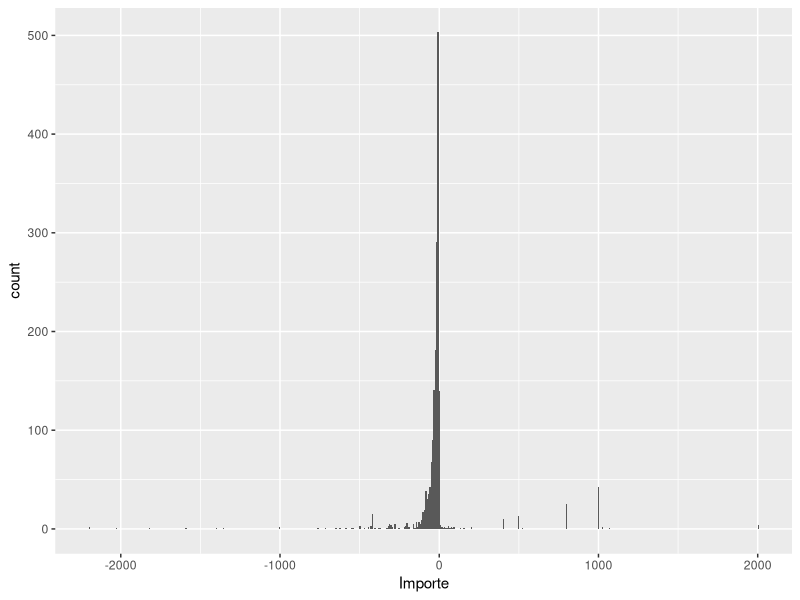
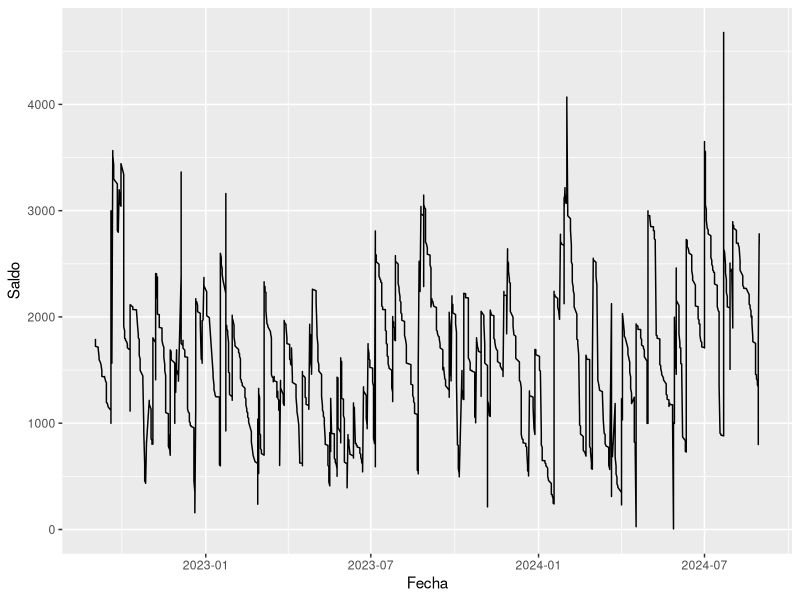

These figures' R source, in order:
library(tidyverse)
library(lubridate)
library(readxl)

# Movimientos 01SEP2022-31AGO2024 por fecha operación orden inverso
NewMovs <- read_excel("data/20220901_20240831.xlsx") 

NewMovs                                                     

#      # Comprobación de integridad del fichero por saldo
#      SaldoInicial <- first(NewMovs$Saldo)
#      SaldoFinal <- last(NewMovs$Saldo)
#      Cobros <- NewMovs %>% 
#        filter(Importe>0) %>% 
#        summarise(sum(Importe))
#      Pagos <-  NewMovs %>% 
#        filter(Importe<0) %>% 
#        summarise(sum(Importe)) 
#      
#      CheckSaldo <- SaldoInicial
#      -SaldoFinal
#      + Cobros
#      - Pagos
#      CheckSaldo == first(NewMovs$Saldo) # Debe ser TRUE
#      rm(SaldoInicial, SaldoFinal,Cobros, Pagos, CheckSaldo)

# Elimina columnas innecesarias, cambia nombres de columnas incómodos
CleanMovs <- NewMovs %>% select(-`Fecha Valor`,-`Divisa...5`,-`Divisa...7`)  
names(CleanMovs)[1] = "Fecha"
names(CleanMovs)[5] = "Codigo"

CleanMovs
rm(NewMovs)

# Convierte a tipo Date la columna Fecha,
# incluye NumOrden de movimientos del banco,
# añade la Descripcion del Codigo
# ordena por Fecha y NumOrden
ChangedMovs <- CleanMovs %>% 
  mutate(
    Fecha = parse_date(Fecha, "%d/%m/%Y"),
    #TextoFecha = format(Fecha, "%d/%m/%Y"),
    NumOrden = (dim(CleanMovs)[1] - row_number( ) + 1)#,
    #MonthDay = mday(Fecha),
    #Month = month(Fecha),
    #Year = year(Fecha)
  ) %>% 
  left_join(unique(read_excel("data/Cods.xlsx")), by = "Codigo") %>% 
  arrange(Fecha, NumOrden)%>% 
  select(Fecha, NumOrden, Importe, Saldo, Codigo, Descripcion, Concepto)

ChangedMovs

Movs <- ChangedMovs   # Cortito
rm(CleanMovs, ChangedMovs)

#      # Códigos, Filtrados los códigos realmente existentes en Movs,
#      # Cargadas desde el Excel sus descripciones, y
#      # Ordenados por número de Codigo
#      Cods <- as_tibble_col(unique(Movs$Codigo), column_name = "Codigo")
#      Cods
#      
#      Codigos <-  Cods %>% 
#        left_join(unique(read_excel("data/Cods.xlsx")), by = "Codigo") %>% 
#        arrange(Codigo) %>% 
#        select(Codigo, Descripcion)
#      Codigos
#      rm(Cods)

ggplot(Movs, aes(Importe)) +         # Histograma de movimientos por Importe
  geom_histogram(bins = 500)

ggplot(Movs, aes(Fecha, Saldo)) +    # Historico de saldos por Fecha
  geom_line()

Movs %>% arrange(desc(Importe))      # Los 10 mayores cobros
Movs %>% arrange(Importe)            # Los 10 mayores pagos

# Movs %>% arrange(Fecha)         # arrange innecesario, Movs ya tiene ese orden


# RECIBOS
Movs %>% filter(Codigo=="174") %>% summarise(n())
count(Movs %>% filter(Codigo=="174"))
Movs %>% filter(Codigo=="174")
Movs %>% filter(Codigo=="174") %>% print(n=nrow(Movs %>% filter(Codigo=="174")))
                               # siguiente arrange innecesario, Movs ya tiene ese orden
# Movs %>% filter(Codigo=="174") %>% arrange(Fecha) %>% print(n=nrow(Movs %>% filter(Codigo=="174")))

Movs %>% filter(Codigo=="174", grepl("Geminis", Concepto)) %>% arrange(Fecha) %>% print(n=nrow(Movs))
Movs %>% filter(Codigo=="174", grepl("Cp Rfv 44", Concepto)) %>% arrange(Fecha) %>% print(n=nrow(Movs))
Movs %>% filter(Codigo=="174", grepl("Yoigo", Concepto)) %>% arrange(Fecha) %>% print(n=nrow(Movs))
Movs %>% filter(Codigo=="174", grepl("Naturgy", Concepto)) %>% arrange(Fecha) %>% print(n=nrow(Movs))
Movs %>% filter(Codigo=="174", grepl("Gesternova", Concepto)) %>% arrange(Fecha) %>% print(n=nrow(Movs))
Movs %>% filter(Codigo=="174", grepl("Recibo Raimundo Fernandez", Concepto)) %>% arrange(Fecha) %>% print(n=nrow(Movs))

Movs %>% filter(Codigo=="174", !grepl("Gesternova", Concepto), # No hay ningún otro recibo
                               !grepl("Naturgy", Concepto),
                               !grepl("Yoigo", Concepto),
                               !grepl("Cp Rfv 44", Concepto),
                               !grepl("Geminis", Concepto),
                               !grepl("Recibo Raimundo Fernandez", Concepto)
                ) %>% arrange(Fecha) %>% print(n=nrow(Movs))

Movs %>% filter(Importe> 200) %>%  print(n=nrow(Movs))


Movs %>% filter(Codigo=="072") %>% arrange(Fecha) %>% print(n=nrow(Movs %>% filter(Codigo=="072")))

#  TARJETAS
Movs %>% filter(Codigo=="136")                                                     # Todos                                            
Movs %>% filter(Codigo=="136", grepl(174534, Concepto))                            # Tarjeta de Eva 
Movs %>% filter(Codigo=="136", grepl(955303, Concepto))                            # Mi tarjeta
Movs %>% filter(Codigo=="136", !grepl(955303, Concepto), !grepl(174534, Concepto)) # No hay ninguno
(Movs %>% filter(Codigo=="136") %>% summarise(n()))
Movs %>% filter(Codigo=="136", grepl("Reintegro, Atm", Concepto)| grepl("Reint. Cajero", Concepto)) %>% print(n=nrow(Movs)) 


#  Movs de tarjetas por meses
Movs %>% filter(Codigo=="136") %>% group_by(Año=year(Fecha), Mes=month(Fecha)) %>% summarise(n()) %>% print(n=nrow(Movs))

MESES <- Movs %>% 
         group_by(Año=year(Fecha), Mes=month(Fecha)) %>% 
         summarise(Num=n(),
                   Total=sum(Importe),
                   Ingresos=sum(Importe[Importe>0]),
                   Gastos=sum(Importe[Importe<0]),
                   S_Inicial = Saldo[NumOrden == first(NumOrden)]- Importe[NumOrden == first(NumOrden)],
                   S_Final = Saldo[NumOrden == last(NumOrden)]
                  )
MESES %>% print(n=nrow(MESES))
MESES$Num
mean(MESES$Num)

MESES <- Movs %>% 
  group_by(Año=year(Fecha), Mes=month(Fecha)) %>% 
  summarise(Num=n(),
            Total=sum(Importe),
            Ingresos=sum(Importe[Importe>0]),
            Gastos=sum(Importe[Importe<0]),
            S_Inicial = Saldo[NumOrden == first(NumOrden)]- Importe[NumOrden == first(NumOrden)],
            S_Final = Saldo[NumOrden == last(NumOrden)],
            Recibos = sum(Importe[Codigo == "174"]),
            Tarjetas = sum(Importe[Codigo == "136"])
  )
MESES %>% print(n=nrow(MESES))


LAB <- Movs %>%
  group_by(Codigo, Descripcion, year(Fecha), month(Fecha)) %>%
  summarise(n())
LAB

LAB <- Movs %>%
       group_by(Codigo, Descripcion, year(Fecha), month(Fecha)) %>%
       summarise(n()) %>% 
       arrange(desc(`n()`)) 
LAB

LAB <- Movs %>%
       group_by(Codigo, Descripcion, year(Fecha), month(Fecha)) %>%
       summarise(n()) %>% 
       arrange(desc(`year(Fecha)`), desc(`month(Fecha)`))
LAB

LAB <- Movs %>%
       group_by(Codigo, Descripcion, Año=year(Fecha), Mes=month(Fecha)) %>%
       summarise(n()) %>% 
       arrange(Codigo, desc(Año), desc(Mes))
LAB

LAB <- Movs %>%
       group_by(Codigo, Descripcion, Año=year(Fecha), Mes=month(Fecha)) %>%  
       summarise(
                 n(),
#                 Año=year(Fecha),   # Hay múltiples ocurrencias
#                 Mes=month(Fecha),  # Hay múltiples ocurrencias
                 sum(Importe),
                 max(Importe),
                 min(Importe),
                 mean(Importe),
                 (sum(Importe)/n()),
                 first(NumOrden),
                 min(NumOrden),
                 Saldo[NumOrden == first(NumOrden)],
                 Importe[NumOrden == first(NumOrden)],
                 Inicial = Saldo[NumOrden == first(NumOrden)]- Importe[NumOrden == first(NumOrden)],
                 min(Fecha),
                 first(Fecha),
                 max(Fecha),
                 last(Fecha)
                ) 
LAB

LAB <- Movs %>%
  group_by(Año = year(Fecha), Mes = month(Fecha)) %>%  
  summarise(
    n(),
    sum(Importe),
    first(NumOrden),
    min(NumOrden),
    SdoInicial = Saldo[NumOrden == first(NumOrden)]- Importe[NumOrden == first(NumOrden)]
  ) %>% 
  arrange(Año, Mes, desc(`sum(Importe)`))
LAB



LAB <- Movs %>%
  group_by(year(Fecha), month(Fecha), Codigo, Descripcion) %>%  
  summarise(
            n(),
            sum(Importe)
            ) %>% 
  arrange(`year(Fecha)`, `month(Fecha)`, desc(`sum(Importe)`))
LAB

LAB <- Movs %>%
  group_by(year(Fecha), month(Fecha), Codigo, Descripcion) %>%  
  summarise(
            n(),
            sum(Importe),
            max(Importe),
            min(Importe),
            mean(Importe),
            (sum(Importe)/n()),
            first(NumOrden),
            Saldo[NumOrden == first(NumOrden)],
            Importe[NumOrden == first(NumOrden)],
            Inicial = Saldo[NumOrden == first(NumOrden)] 
                    - Importe[NumOrden == first(NumOrden)],
            min(Fecha),
            first(Fecha)
           ) %>%
             arrange(desc(`sum(Importe)`))
LAB

print(LAB, n = nrow(LAB))
